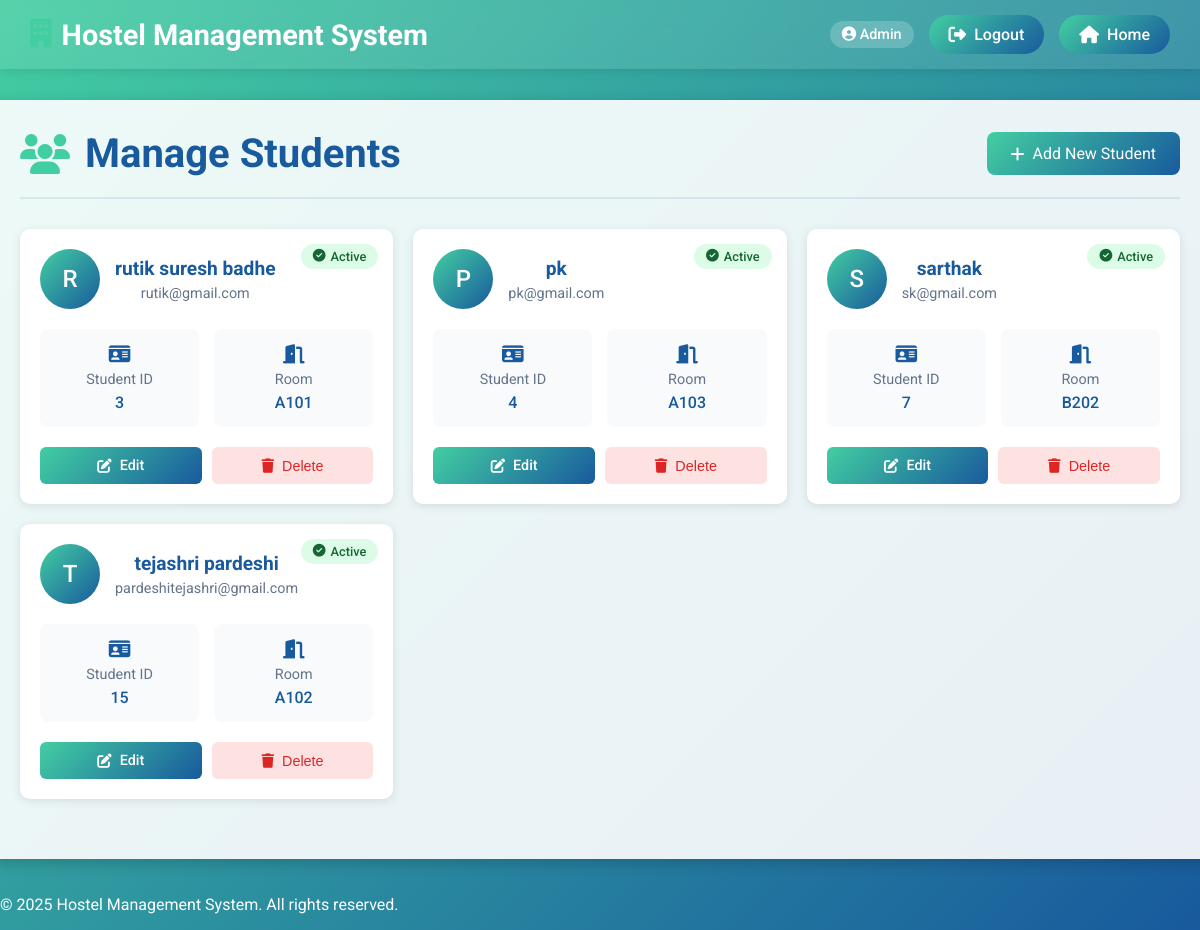
Screenshot of /admin/students.php (signed in) with the database file from the repository.
### tables this page shows
CREATE TABLE `students` (
  `id` int(11) NOT NULL,
  `user_id` int(11) NOT NULL,
  `room_id` int(11) DEFAULT NULL,
  `contact_number` varchar(20) DEFAULT NULL,
  `address` text DEFAULT NULL
);

CREATE TABLE `users` (
  `id` int(11) NOT NULL,
  `name` varchar(100) NOT NULL,
  `email` varchar(100) NOT NULL,
  `password` varchar(255) NOT NULL,
  `role` enum('admin','student') DEFAULT 'student',
  `created_at` timestamp NOT NULL DEFAULT current_timestamp()
);

CREATE TABLE `rooms` (
  `id` int(11) NOT NULL,
  `room_number` varchar(10) NOT NULL,
  `capacity` int(11) NOT NULL,
  `available_capacity` int(11) NOT NULL,
  `created_at` timestamp NOT NULL DEFAULT current_timestamp()
);

### admin/students.php (the view, shortened to what this page needs)
<?php
include '../includes/header.php';
include '../includes/db_connect.php';
$query = "SELECT s.id, u.name, u.email, r.room_number
          FROM students s
          LEFT JOIN users u ON s.user_id = u.id
          LEFT JOIN rooms r ON s.room_id = r.id";
$result = $conn->query($query);
?>
<!DOCTYPE html>
<html lang="en">
<head>
    <link rel="stylesheet" href="https://cdnjs.cloudflare.com/ajax/libs/font-awesome/6.4.0/css/all.min.css">
</head>
<body>
    <div class="main-container">
        <div class="students-container">
            <div class="page-header">
                <h1><i class="fas fa-users"></i> Manage Students</h1>
                <a href="add_student.php" class="add-button">
                    <i class="fas fa-plus"></i> Add New Student
                </a>
            </div>
            <div class="students-grid">
                <?php while ($row = $result->fetch_assoc()): ?>
                    <div class="student-card">
                        <span class="status-badge status-active">
                            <i class="fas fa-check-circle"></i> Active
                        </span>
                        <div class="student-header">
                            <div class="student-avatar">
                                <?php echo strtoupper(substr($row['name'], 0, 1)); ?>
                            </div>
                            <div class="student-info">
                                <h3><?php echo htmlspecialchars($row['name']); ?></h3>
                                <p><?php echo htmlspecialchars($row['email']); ?></p>
                            </div>
                        </div>
                        <div class="student-details">
                            <div class="detail-item">
                                <i class="fas fa-id-card"></i>
                                <p>Student ID</p>
                                <div class="value"><?php echo $row['id']; ?></div>
                            </div>
                            <div class="detail-item">
                                <i class="fas fa-door-open"></i>
                                <p>Room</p>
                                <div class="value"><?php echo $row['room_number'] ?? 'Unassigned'; ?></div>
                            </div>
                        </div>
                        <div class="action-buttons">
                            <a href="edit_student.php?id=<?php echo $row['id']; ?>" class="btn btn-edit">
                                <i class="fas fa-edit"></i> Edit
                            </a>
                            <button class="btn btn-delete" onclick="deleteStudent(<?php echo $row['id']; ?>)">
                                <i class="fas fa-trash"></i> Delete
                            </button>
                        </div>
                    </div>
                <?php endwhile; ?>
            </div>
        </div>
    </div>
    <?php include '../includes/footer.php'; ?>
</body>
</html>

### includes/header.php (shortened to what this page needs)
<!DOCTYPE html>
<html lang="en">
<head>
    <link rel="stylesheet" href="https://cdnjs.cloudflare.com/ajax/libs/font-awesome/6.4.0/css/all.min.css">
</head>
<body>
    <div class="header">
        <h1>
            <i class="fas fa-building"></i>
            Hostel Management System
        </h1>
        <div class="nav-buttons">
            <?php if (isset($_SESSION['user'])): ?>
                <div class="user-info">
                    <span class="user-role">
                        <i class="fas fa-user-circle"></i>
                        <?php echo ucfirst($_SESSION['user']['role']); ?>
                    </span>
                </div>
                <a href="../auth/logout.php" class="nav-button">
                    <i class="fas fa-sign-out-alt"></i>
                    Logout
                </a>
            <?php endif; ?>
            <a href="../index.php" class="nav-button">
                <i class="fas fa-home"></i>
                Home
            </a>
        </div>
    </div>
</body>
</html>

### includes/footer.php (shortened to what this page needs)
<footer>
    <p>&copy; <?php echo date('Y'); ?> Hostel Management System. All rights reserved.</p>
</footer>
</body>
</html>

### includes/header.php (style rules this page uses)
body { margin: 0; padding: 0; font-family: 'Roboto', sans-serif; }
.header { display: flex; justify-content: space-between; align-items: center; padding: 15px 30px; background: rgba(255, 255, 255, 0.1); backdrop-filter: blur(10px); color: white; box-shadow: 0 2px 10px rgba(0, 0, 0, 0.1); position: fixed; top: 0; left: 0; right: 0; z-index: 1000; }
.header h1 { margin: 0; font-size: 1.8rem; font-weight: 700; display: flex; align-items: center; gap: 10px; }
.header h1 i { color: #43cea2; }
.nav-buttons { display: flex; gap: 15px; align-items: center; }
.nav-button { background: linear-gradient(135deg, #43cea2, #185a9d); color: white; border: none; padding: 10px 20px; cursor: pointer; font-size: 1rem; font-weight: 500; border-radius: 25px; transition: all 0.3s ease; display: flex; align-items: center; gap: 8px; text-decoration: none; }
.nav-button i { font-size: 1.1rem; }
.user-info { display: flex; align-items: center; gap: 15px; }
.user-role { background: rgba(255, 255, 255, 0.2); padding: 5px 12px; border-radius: 15px; font-size: 0.9rem; font-weight: 500; }

### admin/students.php (style rules this page uses)
body { background: linear-gradient(135deg, #43cea2, #185a9d); color: #fff; font-family: 'Roboto', sans-serif; margin: 0; padding: 0; min-height: 100vh; display: flex; flex-direction: column; }
.main-container { flex: 1; display: flex; flex-direction: column; align-items: center; padding: 20px; text-align: center; margin-top: 80px; }
.students-container { background: rgba(255, 255, 255, 0.9); padding: 30px; border-radius: 10px; box-shadow: 0 4px 15px rgba(0, 0, 0, 0.2); width: 100%; max-width: 1200px; color: #333; }
.page-header { display: flex; justify-content: space-between; align-items: center; margin-bottom: 30px; padding-bottom: 20px; border-bottom: 2px solid rgba(24, 90, 157, 0.1); }
.page-header h1 { color: #185a9d; font-size: 2.5rem; margin: 0; display: flex; align-items: center; gap: 15px; }
.page-header h1 i { color: #43cea2; }
.add-button { background: linear-gradient(135deg, #43cea2, #185a9d); color: white; padding: 12px 24px; border-radius: 8px; text-decoration: none; display: inline-flex; align-items: center; gap: 8px; transition: all 0.3s ease; }
.students-grid { display: grid; grid-template-columns: repeat(auto-fill, minmax(300px, 1fr)); gap: 20px; margin-bottom: 30px; }
.student-card { background: white; border-radius: 10px; padding: 20px; box-shadow: 0 2px 10px rgba(0, 0, 0, 0.1); transition: all 0.3s ease; position: relative; overflow: hidden; }
.student-header { display: flex; align-items: center; gap: 15px; margin-bottom: 20px; }
.student-avatar { width: 60px; height: 60px; background: linear-gradient(135deg, #43cea2, #185a9d); border-radius: 50%; display: flex; align-items: center; justify-content: center; color: white; font-size: 24px; font-weight: 500; }
.student-info h3 { margin: 0; color: #185a9d; font-size: 1.2rem; }
.student-info p { margin: 5px 0 0; color: #64748b; font-size: 0.9rem; }
.student-details { display: grid; grid-template-columns: repeat(2, 1fr); gap: 15px; margin-bottom: 20px; }
.detail-item { background: #f8fafc; padding: 15px; border-radius: 8px; text-align: center; }
.detail-item i { color: #185a9d; font-size: 1.2rem; margin-bottom: 8px; }
.detail-item p { margin: 0; color: #64748b; font-size: 0.9rem; }
.detail-item .value { margin: 5px 0 0; color: #185a9d; font-weight: 500; }
.action-buttons { display: flex; gap: 10px; }
.btn { flex: 1; padding: 10px; border: none; border-radius: 6px; font-size: 0.9rem; font-weight: 500; cursor: pointer; display: inline-flex; align-items: center; justify-content: center; gap: 8px; transition: all 0.3s ease; text-decoration: none; }
.btn-edit { background: linear-gradient(135deg, #43cea2, #185a9d); color: white; }
.btn-delete { background: #fee2e2; color: #dc2626; }
.status-badge { position: absolute; top: 15px; right: 15px; padding: 5px 12px; border-radius: 20px; font-size: 0.8rem; font-weight: 500; display: inline-flex; align-items: center; gap: 5px; }
.status-active { background: #dcfce7; color: #166534; }
.status-active i { color: #166534; }

### rows the page displays
students: user.name "R", user.name "rutik suresh badhe", user.email "rutik@gmail.com", id "3", room.room_number "A101"
students: user.name "P", user.name "pk", user.email "pk@gmail.com", id "4", room.room_number "A103"
students: user.name "S", user.name "sarthak", user.email "sk@gmail.com", id "7", room.room_number "B202"
students: user.name "T", user.name "tejashri pardeshi", user.email "pardeshitejashri@gmail.com", id "15", room.room_number "A102"

### other values shown
$_SESSION['user']['role'] "Admin"
